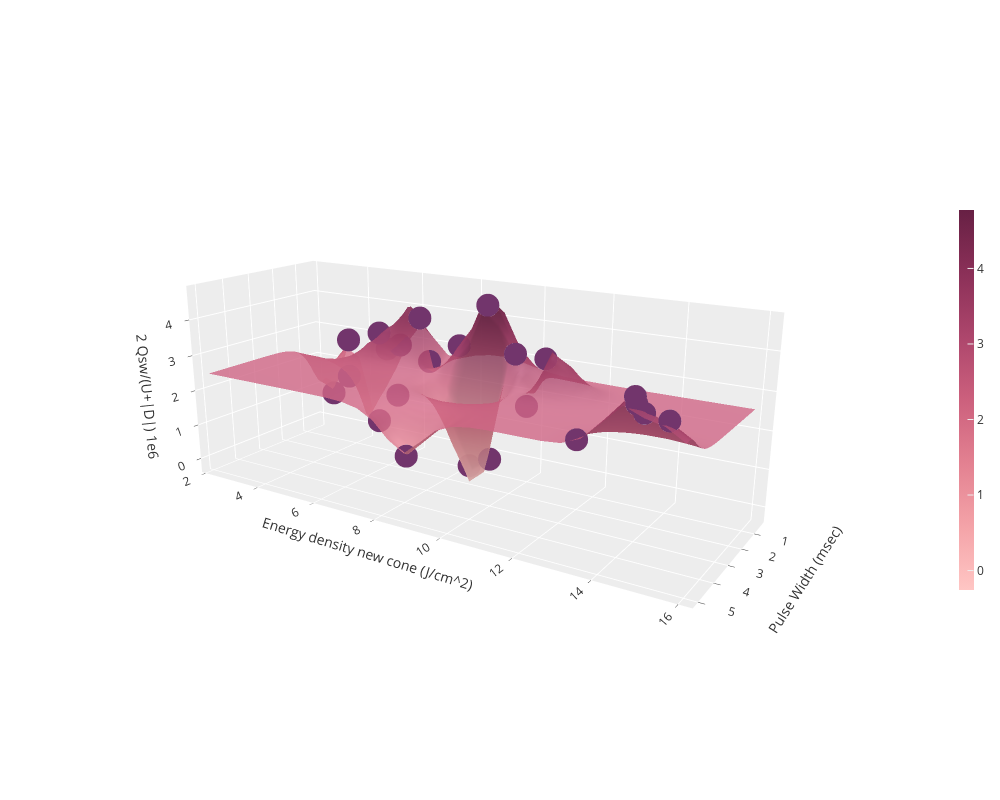

This figure's notebook cell:
### Code cell
# visualize acquisition function results and confidence bound surfaces
vis_pred(raw_train_x, train_y, raw_test_grid, pred_labels)

### Figure 1 — Plotly figure (JSON) as saved in the notebook; plotly's stock layout.template omitted (floating-point values rounded to 4 significant figures; data arrays with more than 128 entries replaced by an {"elided": "..."} marker saying what was removed)
{"data": [{"colorbar": {"len": 0.5, "thickness": 15}, "colorscale": [[0, "rgb(255, 198, 196)"], [0.1667, "rgb(244, 163, 168)"], [0.3333, "rgb(227, 129, 145)"], [0.5, "rgb(204, 96, 125)"], [0.6667, "rgb(173, 70, 108)"], [0.8333, "rgb(139, 48, 88)"], [1, "rgb(103, 32, 68)"]], "name": "GP regression", "opacity": 0.8, "x": [0.3393, 0.5055, 0.6718, 0.8381, 1.004, 1.171, 1.337, 1.503, 1.669, 1.836, 2.002, 2.168, 2.334, 2.501, 2.667, 2.833, 2.999, 3.166, 3.332, 3.498, 3.664, 3.831, 3.997, 4.163, 4.329, 4.496, 4.662, 4.828, 4.994, 5.161], "y": [2.276, 2.746, 3.215, 3.685, 4.154, 4.624, 5.094, 5.563, 6.033, 6.502, 6.972, 7.441, 7.911, 8.381, 8.85, 9.32, 9.789, 10.26, 10.73, 11.2, 11.67, 12.14, 12.61, 13.08, 13.55, 14.02, 14.49, 14.95, 15.42, 15.89], "z": {"elided": "30x30 float values"}, "type": "surface"}, {"marker": {"color": "#72356c"}, "mode": "markers", "name": "training data", "x": [0.5, 0.5, 1.0, 1.0, 1.5, 1.5, 5.0, 5.0, 0.5, 5.0, 2.0, 0.5, 0.5, 0.5, 1.0, 1.0, 2.0, 2.0, 2.0, 2.0, 5.0, 5.0, 5.0], "y": [2.73, 3.4, 3.79, 6.44, 5.36, 8.99, 8.8, 14.67, 5.24, 14.89, 10.13, 4.51, 5.37, 4.88, 6.76, 7.77, 8.73, 9.38, 10.48, 11.01, 14.71, 15.44, 13.37], "z": [0.873, 2.677, 1.699, 3.805, 3.335, 4.535, 1.363, 3.841, 1.201, 3.514, 3.471, 0.2633, 2.775, 2.591, 2.58, 3.174, 0.1315, 0.4512, 2.127, 3.468, 3.686, 3.446, 2.652], "type": "scatter3d"}], "layout": {"legend": {"orientation": "h", "yanchor": "top", "y": 1.02, "xanchor": "left", "x": 1}, "margin": {"r": 0, "l": 0, "b": 0, "t": 0}, "width": 1000, "height": 800, "scene": {"xaxis": {"title": {"text": "Pulse Width (msec)"}}, "yaxis": {"title": {"text": "Energy density new cone (J/cm^2)"}}, "zaxis": {"title": {"text": "2 Qsw/(U+|D|) 1e6"}}, "camera": {"up": {"x": 0, "y": 0, "z": 1}, "center": {"x": 0, "y": 0, "z": 0}, "eye": {"x": 2.75, "y": 1.75, "z": 1}}}}}
